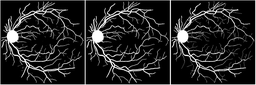
#> input picture images/VNRsteps.png, 256 x 85 px, shrunk from 1539 x 513 before the run
$ python -i rebranchOrRemove.py   (imports and definitions only)
#> lines starting #> are read from the running program, lines starting #| are printed output that depends on the picture; after the words box and inside, x2 and y2 are one past the last pixel; in counts of white or black regions, pixels touching at a corner belong together
#> further down, picture is the input picture: shape (85, 256); min 0, max 255, mean 37.4
import os
import sys
import cv2
import sys
import math
import tqdm
import numpy
import scipy
import skimage

# [61 lines left out: functions checkBranchingConditionsV2, propagateBranchWidth, not called in this run]

def getPListBelongsToLine(img, nearestEndCrossP, endP):
    x1, y1 = nearestEndCrossP
    x2, y2 = endP

    # Bresenham's line algorithm
    dx = abs(x2 - x1)
    dy = abs(y2 - y1)
    sx = -1 if x1 > x2 else 1
    sy = -1 if y1 > y2 else 1
    err = dx - dy

    linePList = []
    while True:
        e2 = 2 * err
        if e2 > -dy:
            err -= dy
            x2 += sx
        if e2 < dx:
            err += dx
            y2 += sy

        if x2 < 0 or x2 > img.shape[0]-1 or y2 < 0 or y2 > img.shape[1]-1:
            break

        linePList.append((x2, y2))
    return linePList

def rebranchOrRemove(img):
    imgCopy = numpy.copy(img)
    numLabels, labels, stats, _ = cv2.connectedComponentsWithStats(img.astype(numpy.uint8), connectivity=8)
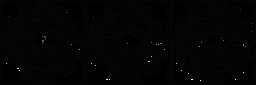
#> labels: shape (85, 256) int32; min 0, max 48, mean 0.6; drawn with min black and max white
#> numLabels = 49; stats = 49 rows, first 6: [1, 1, 254, 83, 9411], [0, 0, 256, 85, 12287], [20, 5, 1, 1, 1], [105, 5, 1, 1, 1], [190, 5, 1, 1, 1], [155, 9, 1, 1, 1]
    mainLabels = numpy.argmax(stats[1:, cv2.CC_STAT_AREA])+1
#> mainLabels = 1
    mainPix = numpy.argwhere(labels == mainLabels)
#> mainPix = 12287 pairs, first value 0 to 84, second value 0 to 255

    skeleton = skimage.morphology.skeletonize(img)
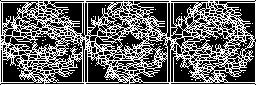
#> skeleton: shape (85, 256) bool; 40.2% white in thin lines or dots
    skeletonCopy = numpy.copy(skeleton)
    skeletonCopy = skeletonCopy.astype(numpy.uint8)*255
#> skeletonCopy: shape (85, 256); 40.2% white in thin lines or dots
    kernel = numpy.array([[1, 1, 1], [1, 0, 1], [1, 1, 1]])
    countNeighborsOfAllPix = scipy.signal.convolve2d(skeleton, kernel, mode='same', boundary='fill', fillvalue=0)
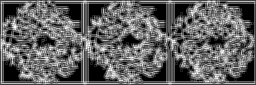
#> countNeighborsOfAllPix: shape (85, 256) int64; min 0, max 8, mean 3.13; drawn with min black and max white
    countNeighborsOfOnesPix = numpy.where(skeleton==1, countNeighborsOfAllPix, 0)
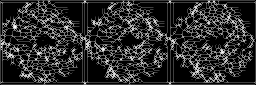
#> countNeighborsOfOnesPix: shape (85, 256) int64; min 0, max 8, mean 1.44; drawn with min black and max white
    endPointsList = numpy.argwhere(countNeighborsOfOnesPix==1) #y,x format
#> endPointsList = 160 pairs, first value 6 to 80, second value 6 to 253
    crossPointsList = numpy.argwhere(countNeighborsOfOnesPix==3) #y,x format
#> crossPointsList = 1869 pairs, first value 0 to 84, second value 0 to 255

    _, labelsSkeleton, statsSkeleton, _ = cv2.connectedComponentsWithStats(skeleton.astype(numpy.uint8), connectivity=8)
#> statsSkeleton = 49 rows, first 6: [0, 0, 256, 85, 13005], [0, 0, 256, 85, 8697], [20, 5, 1, 1, 1], [105, 5, 1, 1, 1], [190, 5, 1, 1, 1], [155, 9, 1, 1, 1]
    mainPixSkeleton = numpy.argwhere(labelsSkeleton == mainLabels)
#> mainPixSkeleton = 8697 pairs, first value 0 to 84, second value 0 to 255
    # mainEndPixSkeleton = numpy.array([a for a in endPointsList if any((a == b).all() for b in mainPixSkeleton)])

    toRebranchList = []
    toRemoveList = []
    for label in range(1, numLabels):
        if label == mainLabels:
            continue

        branchPix = numpy.argwhere(labels == label)
        branchEndP = [(a[0],a[1]) for a in branchPix if any((a == b).all() for b in endPointsList)]
        branchcrossP = [(a[0],a[1]) for a in branchPix if any((a == b).all() for b in crossPointsList)]

        # corList = []
        rebranchList = []
        for endP in branchEndP:

            # print(branchEndP, branchcrossP)

            branchEndCrossP = branchEndP+branchcrossP
            branchEndCrossP.remove(endP)
            distances = scipy.spatial.distance.cdist([endP], branchEndCrossP, "euclidean")
            nearestEndCrossP = branchEndCrossP[numpy.argmin(distances)]

            pList = getPListBelongsToLine(img, nearestEndCrossP, endP)

            for p in pList:
                if img[p] == 255 and labels[p] == mainLabels:
                    pathLength = scipy.spatial.distance.cdist([endP], [p], "euclidean")
                    rebranchList.append((endP,p,pathLength[0][0]))
                    break

        status = "removed"
        sortedrebranchList = sorted(rebranchList, key=lambda x: x[2]) #rebranch the first valid in SHORTEST order
        # print(sortedrebranchList)

        for endP, newP, pathLength in sortedrebranchList:

            if rebranchList != []:
                minCCArea = statsSkeleton[labelsSkeleton[endP], cv2.CC_STAT_AREA]
                # print(endP)
                # print(pathLength, minCCArea, endP, newP)
                if (pathLength < minCCArea) and (status != "rebranched"):
                    status = "rebranched"
                    toRebranchList.append((endP, newP))
                    # [5 lines of commented-out code are left out]
                    break

        if status == "removed":
            toRemoveList.append(branchPix)
#> this loop made 48 passes
#> branchPix on passes 2, 3, 4, 5, 8, 9, 10, 11, 12, 13, 14, 15: [[5, 20]], [[5, 105]], [[5, 190]], [[9, 155]], [[13, 181]], [[16, 8]], [[16, 93]], [[20, 33]], [[23, 252]], [[31, 251]], [[36, 42]], [[36, 44], [36, 45], [37, 44], [37, 45]]
#> branchEndP on passes 6, 23, 28, 34, 39, 44: [(9, 240), (10, 240)], [(43, 160), (43, 161)], [(44, 243), (45, 243)], [(61, 148), (61, 149)], [(68, 17), (68, 18)], [(79, 106), (79, 107)]
#> after the loop, toRebranchList = []; toRemoveList = 47 items, first 6: [[5, 20]], [[5, 105]], [[5, 190]], [[9, 155]], [[9, 240], [10, 240]], [[12, 65], [12, 66], [12, 67]]
            # for (y,x) in zip(branchPix[:,0], branchPix[:,1]):
            #     img[y, x] = 0
                # skeletonCopy[y,x] = 50

    for b in toRemoveList:
        for (y,x) in zip(b[:,0], b[:,1]):
            img[y, x] = 0
#> this loop made 47 passes
#> img: shape (85, 256); 0.28% of pixels changed, all inside (x1, y1, x2, y2) = (6, 5, 253, 81)

    for endP, newP in toRebranchList:
        cv2.line(img, endP[::-1], newP[::-1], 200, 1)
        img = propagateBranchWidth(img, endP[::-1])
#> this loop made 0 passes

    # cv2.imshow("final",img)
    # cv2.waitKey(0)
    # exit()
    return img

# [6 lines left out: function main, not called in this run]

# [2 lines not run here, left out]

>>> import cv2
>>> picture = cv2.imread('images/VNRsteps.png', cv2.IMREAD_GRAYSCALE)
>>> result = rebranchOrRemove(picture)

$ run again, on images/reBranchOrRemove.png
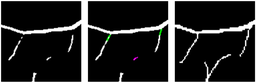
#> input picture images/reBranchOrRemove.png, 256 x 83 px, shrunk from 1517 x 489 before the run
#> labels: shape (83, 256) int32; 11 distinct labels, from 0 to 10
#> numLabels = 11; stats = [[2, 2, 252, 79, 15023], [0, 0, 256, 83, 6154], [44, 54, 10, 9, 36], [135, 55, 1, 1, 1], [233, 54, 1, 2, 2], [133, 56, 6, 5, 18], [131, 59, 1, 1, 1], [204, 59, 2, 1, 2], [179, 65, 4, 1, 4], [33, 70, 4, 1, 4], [120, 70, 3, 1, 3]]
#> mainLabels = 1
#> mainPix = 6154 pairs, first value 0 to 82, second value 0 to 255
#> skeleton: shape (83, 256) bool; 15.9% white in thin lines or dots
#> skeletonCopy: shape (83, 256); 15.9% white in thin lines or dots
#> countNeighborsOfOnesPix: shape (83, 256) int64; 8 distinct labels, from 0 to 7
#> endPointsList = 48 pairs, first value 19 to 75, second value 6 to 249
#> crossPointsList = 619 pairs, first value 2 to 80, second value 0 to 254
#> labelsSkeleton: shape (83, 256) int32; 11 distinct labels, from 0 to 10
#> statsSkeleton = [[0, 0, 256, 83, 17864], [0, 0, 255, 82, 3330], [44, 54, 9, 9, 29], [135, 55, 1, 1, 1], [233, 54, 1, 2, 2], [133, 56, 6, 5, 8], [131, 59, 1, 1, 1], [204, 59, 2, 1, 2], [179, 65, 4, 1, 4], [33, 70, 4, 1, 4], [120, 70, 3, 1, 3]]
#> mainPixSkeleton = 3330 pairs, first value 0 to 81, second value 0 to 254
#> the loop in rebranchOrRemove, `for label in range(1, numLabels):` made 10 passes
#> branchEndP on passes 2, 4, 7: [(54, 50), (60, 44), (62, 46)], [(54, 233), (55, 233)], [(59, 204), (59, 205)]
#> after the loop in rebranchOrRemove, `for label in range(1, numLabels):`: toRebranchList = [((60, 44), (82, 44))]; toRemoveList = 8 items
#> the loop in rebranchOrRemove, `for b in toRemoveList:` made 8 passes
#> b on passes 1, 2, 4, 5, 6, 7, 8: [[55, 135]], [[54, 233], [55, 233]], [[59, 131]], [[59, 204], [59, 205]], [[65, 179], [65, 180], [65, 181], [65, 182]], [[70, 33], [70, 34], [70, 35], [70, 36]], [[70, 120], [70, 121], [70, 122]]
#> after the loop in rebranchOrRemove, `for b in toRemoveList:`:
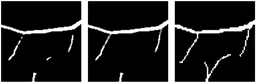
#> img: shape (83, 256); min 0, max 255, mean 36.8
#> the loop in rebranchOrRemove, `for endP, newP in toRebranchList:` made 1 pass
#> (endP, newP) on pass 1: ((60, 44), (82, 44))
#> pass 1, in propagateBranchWidth, `imgPadded = numpy.pad(imgCopy, pad_width=kernelSize, mode='constant', ..`:
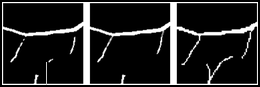
#> imgPadded: shape (87, 260); min 0, max 255, mean 34.8
